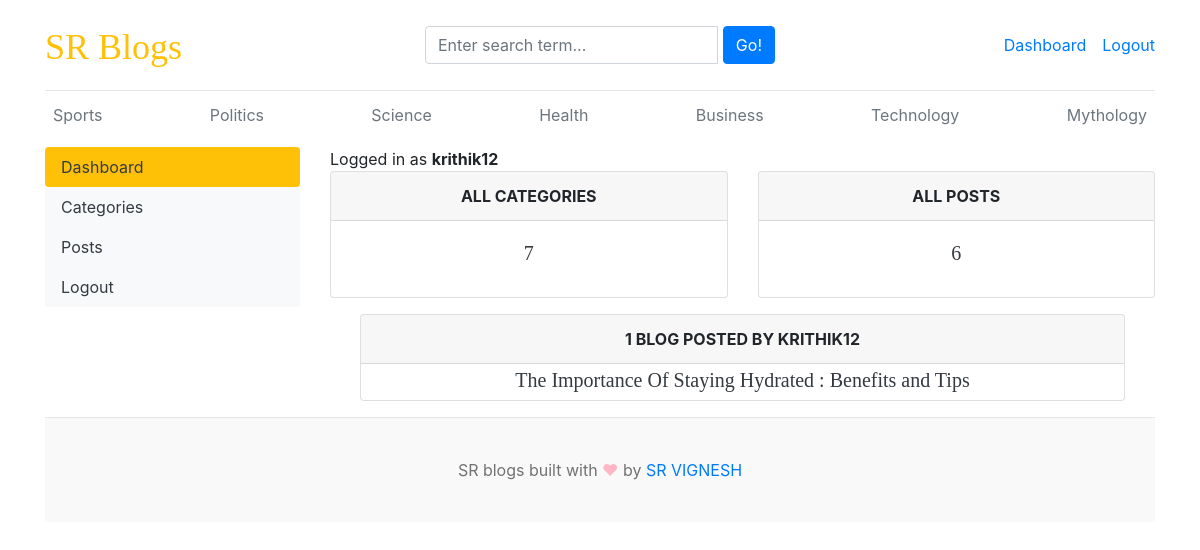
The app's page /dashboard/ (signed in) with its own data.
### blogs/models.py (models this page shows, shortened)
class Category(models.Model):
    category_name=models.CharField(max_length=50,unique=True)
    created_at=models.DateTimeField(auto_now_add=True)
    updated_at=models.DateTimeField(auto_now=True)
    class Meta:
        verbose_name_plural='categories'

class Blog(models.Model):
    title=models.CharField(max_length=100)
    slug=models.SlugField(max_length=150,unique=True,blank=True)
    category=models.ForeignKey(Category,on_delete=models.CASCADE)
    author=models.ForeignKey(User,on_delete=models.CASCADE)
    featured_image=models.ImageField(upload_to='uploads/%Y/%m/%d')
    short_description=models.TextField(max_length=500)
    blog_body=models.TextField(max_length=2000)
    status=models.CharField(max_length=20,choices=STATUS_CHOICES,default="Draft")
    is_featured=models.BooleanField(default=False)
    created_at=models.DateTimeField(auto_now_add=True)
    updated_at=models.DateTimeField(auto_now=True)

### dashboards/views.py (the view)
# urls.py: path('dashboard/',include('dashboards.urls')),
@login_required(login_url='login')
def dashboard(request):
    security_setup=False
    try:
        security=Security.objects.get(user=request.user)
        if security.security_question and security.security_answer:
            security_setup=True
    except Security.DoesNotExist:
        pass
    category_count=Category.objects.all().count()
    blogs_count=Blog.objects.all().count()
    no_of_blogs=Blog.objects.filter(author=request.user,status='Published')
    context={
        'category_count':category_count,
        'blogs_count':blogs_count,
        'no_of_blogs':no_of_blogs,
        'security_setup':security_setup,
    }
    return render(request,'dashboard/dashboard.html',context)

### blogs/context_processors.py (called while the page is built)
def get_categories(request):
    categories=Category.objects.all()
    return dict(categories=categories)

def get_social_links(request):
    social_links=SocialLink.objects.all()
    return dict(social_links=social_links)

### templates/dashboard/dashboard.html (shortened to what this page needs)
{% extends 'base.html' %}
{% block content %}
<div class="row">
     {% include 'dashboard/sidebar.html' %}
     <div class="col-md-9">
        <span>Logged in as <b>{{ user }}</b></span>
        <div class="row">
            <div class="col">
                <div class="card border-default mb-3">
                    <div class="card-header text-center text-uppercase font-weight-bold">All Categories</div>
                    <div class="card-body text-dark">
                        <h5 class="card-title text-center">{{ category_count }}</h5>
                    </div>
                </div>
            </div>
            <div class="col">
                <div class="card border-default mb-3">
                    <div class="card-header text-center text-uppercase font-weight-bold">All Posts</div>
                    <div class="card-body text-dark">
                        <h5 class="card-title text-center">{{ blogs_count }}</h5>
                    </div>
                </div>
            </div>
        </div>
        <div class="container">
            <div class="col-md">
                <div class="card border-default mb-3">
                    <div class="card-header text-center text-uppercase font-weight-bold">
                        {% if no_of_blogs.count == 1 %}
                        1 Blog Posted by {{ user }}
                        {% else %}
                        {{ no_of_blogs.count }} Blogs Posted by {{ user }}
                        {% endif %}
                    </div>
                    {% for i in no_of_blogs %}
                    <div class="card-body text-dark p-1">
                        <h5 class="card-title text-center mb-1">{{ i.title }}</h5>
                    </div>
                    {% endfor %}
                </div>
            </div>
        </div>
     </div>
</div>
{% endblock %}

### templates/base.html (shortened to what this page needs)
{% load static %}
<!DOCTYPE html>
<html lang="en">
<head>
    <link href="https://getbootstrap.com/docs/4.0/dist/css/bootstrap.min.css" rel="stylesheet">
    <link href="{% static 'css/blog.css' %}" rel="stylesheet">
    <link rel="stylesheet" href="https://stackpath.bootstrapcdn.com/bootstrap/4.5.2/css/bootstrap.min.css">
    <link rel="stylesheet" href="https://cdnjs.cloudflare.com/ajax/libs/font-awesome/5.15.4/css/all.min.css">
    <link rel="stylesheet" href="https://cdnjs.cloudflare.com/ajax/libs/font-awesome/4.7.0/css/font-awesome.min.css">
  </head>
<body>
    <div class="container">
      <header class="blog-header py-3">
        <div class="row flex-nowrap justify-content-between align-items-center">
          <div class="col-4 pt-1">
            <a class="blog-header-logo text-warning" href="/">SR Blogs</a>
          </div>
          <div class="col-4">
            <form action="{% url 'search' %}" method="GET">
                <div class="input-group">
                    <input class="form-control" type="text" name="keyword" value="{{ keyword }}" placeholder="Enter search term..." aria-label="Enter search term..." aria-describedby="button-search" />&nbsp;
                    <button type="submit" class="btn btn-primary" id="button-search" type="button">Go!</button>
                </div>
            </form>
          </div>
          <div class="col-4 d-flex justify-content-end align-items-center">
            {% if not user.is_authenticated %}
            <a class="btn btn-sm btn-warning" href="{% url 'login' %}">Login</a> &nbsp;
            <a class="btn btn-sm btn-outline-secondary" href="{% url 'register' %}">Register</a>
            {% else %}
            <span><a href="{% url 'dashboard' %}">Dashboard</a></span>
            <span><a href="{% url 'logout' %}">Logout</a></span>
            {% endif %}
          </div>
        </div>
      </header>
      <div class="nav-scroller py-1 mb-2">
        <nav class="nav d-flex justify-content-between">
          {% for category in categories %}
          <a class="p-2 text-muted" href="{% url 'posts_by_category' category.id %}">{{ category.category_name }}</a>
          {% endfor %}
        </nav>
      </div>
{% block content %}
{% endblock %}
<footer class="blog-footer">
    <p>SR blogs built with <span style="color:#FFB7C5;">&#9829;</span> by <a href="#">SR VIGNESH</a></p>
  </footer>
  </body>
  </html>

### blog_main/static/css/blog.css (style rules this page uses)
.blog-header { border-bottom: 1px solid #e5e5e5; }
.blog-header-logo { font-family: "Playfair Display", Georgia, "Times New Roman", serif; font-size: 2.25rem; }
h1, h2, h3, h4, h5, h6 { font-family: "Playfair Display", Georgia, "Times New Roman", serif; }
.blog-footer { padding: 2.5rem 0; color: #727272; text-align: center; background-color: #f9f9f9; border-top: .05rem solid #e5e5e5; }
.blog-footer p:last-child { margin-bottom: 0; }

### records on screen
Category: category_name "Sports"
Category: category_name "Politics"
Category: category_name "Science"
Category: category_name "Health"
Category: category_name "Business"
Category: category_name "Technology"
Category: category_name "Mythology"
Blog: title "The Importance Of Staying Hydrated : Benefits and Tips"

### other values on screen
{{ user }} "krithik12"
{{ category_count }} "7"
{{ blogs_count }} "6"
{{ user }} "KRITHIK12"
